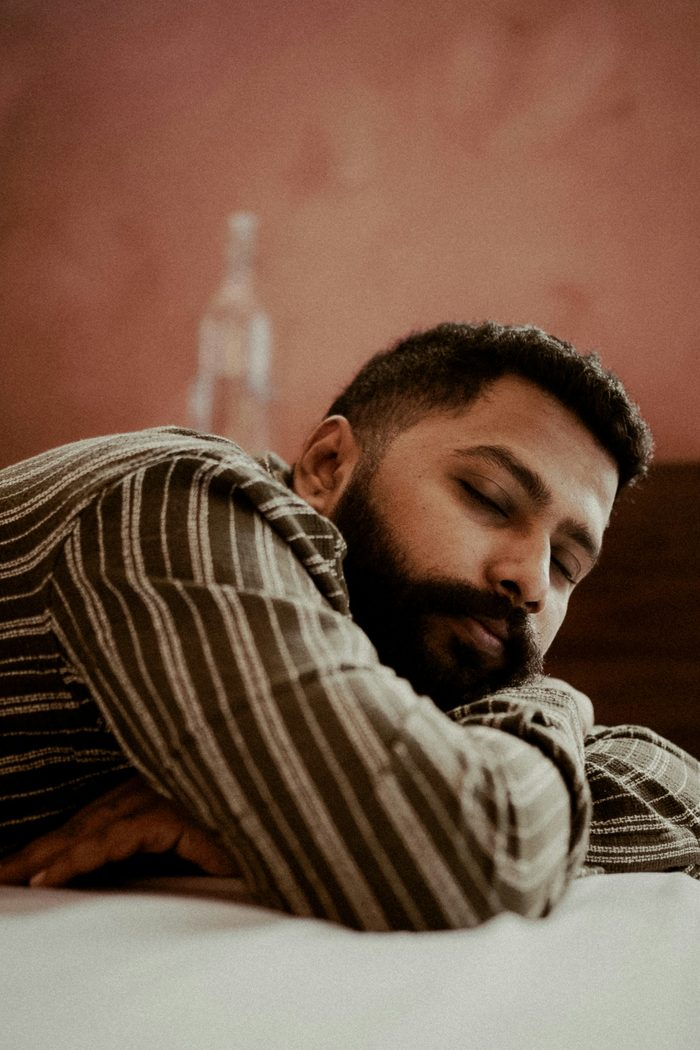
#> input picture img/beneficios/beneficio-sueno.jpg, 700 x 1050 px, given in place of foco.jpg, which was not available
$ python build_beneficios.py
#> lines starting #> are read from the running program, lines starting #| are printed output that depends on the picture; pictures that were not available may be replaced by others from this repository, and a replacement may not be noted
# -*- coding: utf-8 -*-
"""Genera las 5 fotos de la sección "Elegí por beneficio" con el grade de marca.

EL TRATAMIENTO SE HORNEA EN EL ARCHIVO, no se hace por CSS: los filtros CSS no
dan este control (split toning por luminancia) y costarían render en mobile.
Si se cambia una foto hay que volver a pasarla por acá o va a desentonar con
las otras cuatro — que es exactamente el problema que este script resuelve.

El grade son tres operaciones, en este orden:
  1. desatura PARCIAL (sat=0.40) — a cero vira a sepia y parece filtro viejo
  2. split toning: sombras al petróleo de marca, luces a crema
  3. curva S suave para que no quede lavado

Uso:  python build_beneficios.py <carpeta-con-los-originales>
"""
import os
import sys
import numpy as np
from PIL import Image

W, H = 800, 1066          # 3:4 — la foto es una ventana, no ocupa el card entero
Q = 82
SAT = 0.40
TINT = 0.30
CONTRASTE = 0.12
SOMBRA = (18, 46, 52)     # petróleo levantado
LUZ = (245, 232, 208)     # crema

# (origen, salida, anchor_x, anchor_y) — elegidos mirando cada foto entera:
# el recorte centrado deja la gota alta y mete el vilano abajo del texto.
PICK = [
    ("foco",     "beneficio-foco.jpg",     .45, .55),
    ("calma",    "beneficio-calma.jpg",    .50, .50),
    ("energia",  "beneficio-energia.jpg",  .50, .30),
    ("descanso", "beneficio-descanso.jpg", .40, .55),
    ("piel",     "beneficio-piel.jpg",     .50, .50),
]


def grade(im):
    a = np.asarray(im).astype(np.float32) / 255.0
    lum = (a[..., 0] * .2126 + a[..., 1] * .7152 + a[..., 2] * .0722)[..., None]
    a = lum + (a - lum) * SAT
    s = np.array(SOMBRA, np.float32) / 255.0
    l = np.array(LUZ, np.float32) / 255.0
    a = a * (1 - TINT) + (s + (l - s) * lum) * TINT
    a = np.clip(a, 0, 1)
    a = a + CONTRASTE * (a - 0.5) * (1 - np.abs(a - 0.5) * 2)
    return Image.fromarray((np.clip(a, 0, 1) * 255).astype(np.uint8))


def main(src):
#> called with src = '.'
    dst = os.path.join(os.path.dirname(os.path.abspath(__file__)), "img", "beneficios")
    os.makedirs(dst, exist_ok=True)
    total = 0
    for name, out, ax, ay in PICK:
        im = Image.open(os.path.join(src, name + ".jpg")).convert("RGB")
#> im is the input picture: PIL image 700x1050 RGB; mean R, G, B 118, 88.6, 71.6
        sc = max(W / im.width, H / im.height)
#> sc = 1.14
        nw, nh = int(im.width * sc + 1), int(im.height * sc + 1)
#> nw = 801; nh = 1201
        im = im.resize((nw, nh), Image.LANCZOS)
#> im: PIL image 801x1201 RGB
        x = max(0, min(nw - W, int((nw - W) * ax)))
#> x = 0
        y = max(0, min(nh - H, int((nh - H) * ay)))
#> y = 74
        im = grade(im.crop((x, y, x + W, y + H)))
#> in grade, `a = np.asarray(im).astype(np.float32) / 255.0`:
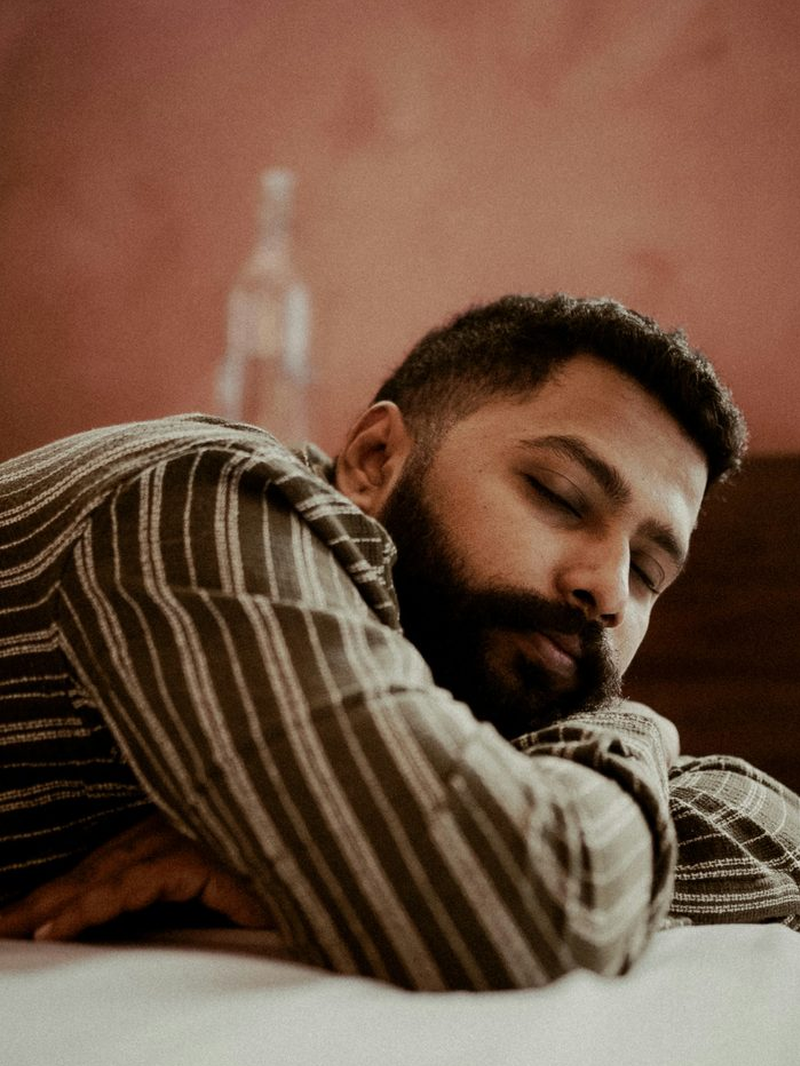
#> a: shape (1066, 800, 3) float32; mean R, G, B 0.443, 0.328, 0.26
#> in grade, `lum = (a[..., 0] * .2126 + a[..., 1] * .7152 + a[..., 2] * .0722)[...,..`:
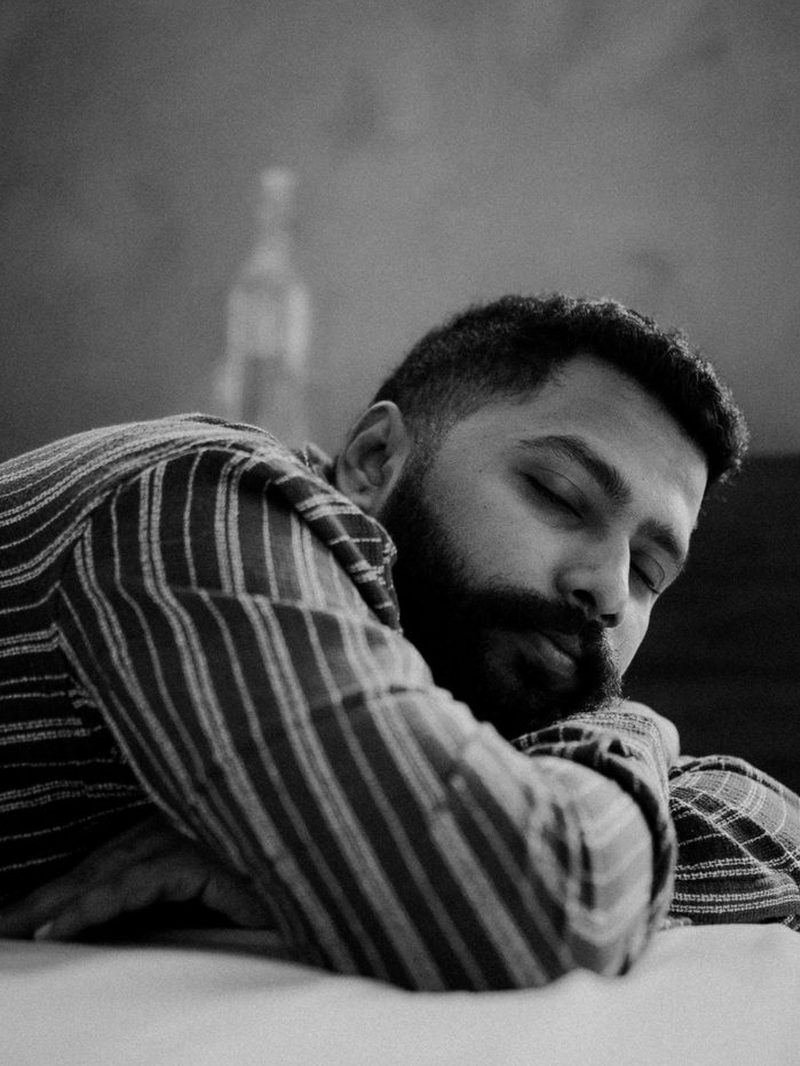
#> lum: shape (1066, 800, 1) float32; min 0, max 0.877, mean 0.347
        p = os.path.join(dst, out)
        im.save(p, "JPEG", quality=Q, optimize=True, progressive=True)
        kb = os.path.getsize(p) / 1024
        total += kb
        print(f"{out:26s} {W}x{H}  {kb:6.1f} KB")
#> pass 2 of the loop in main, `for name, out, ax, ay in PICK:`:
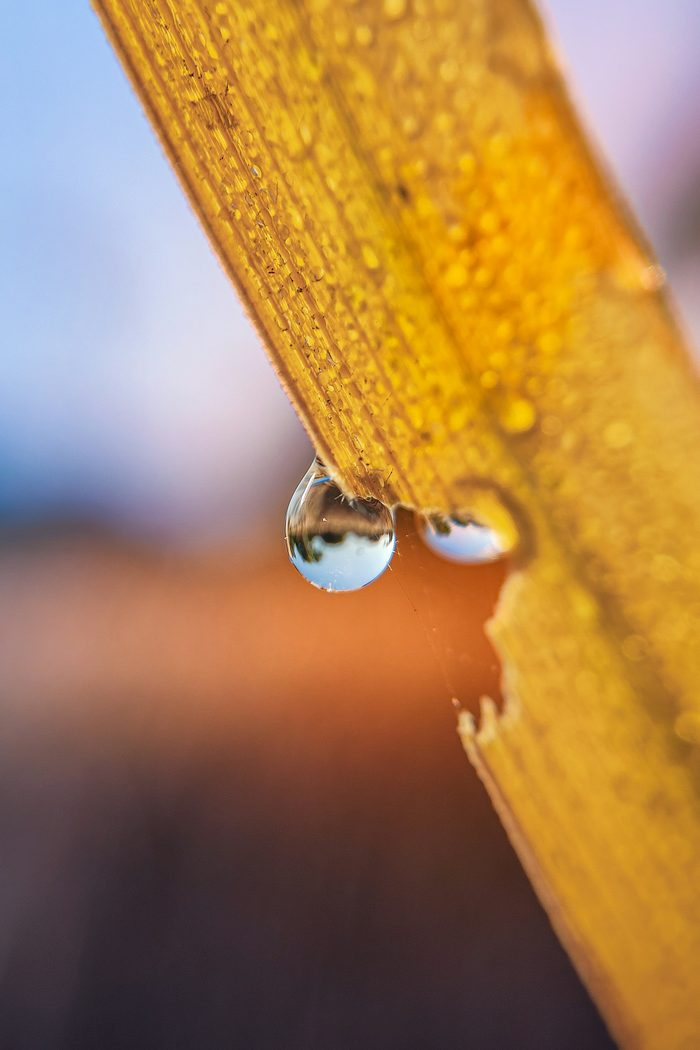
#> input picture img/beneficios/beneficio-foco.jpg, 700 x 1050 px, given in place of calma.jpg, which was not available
#> in main, im is the input picture: PIL image 700x1050 RGB; mean R, G, B 168.2, 127.7, 81.8
#> im: PIL image 801x1201 RGB
#> in grade (call 2), `lum = (a[..., 0] * .2126 + a[..., 1] * .7152 + a[..., 2] * .0722)[...,..`:
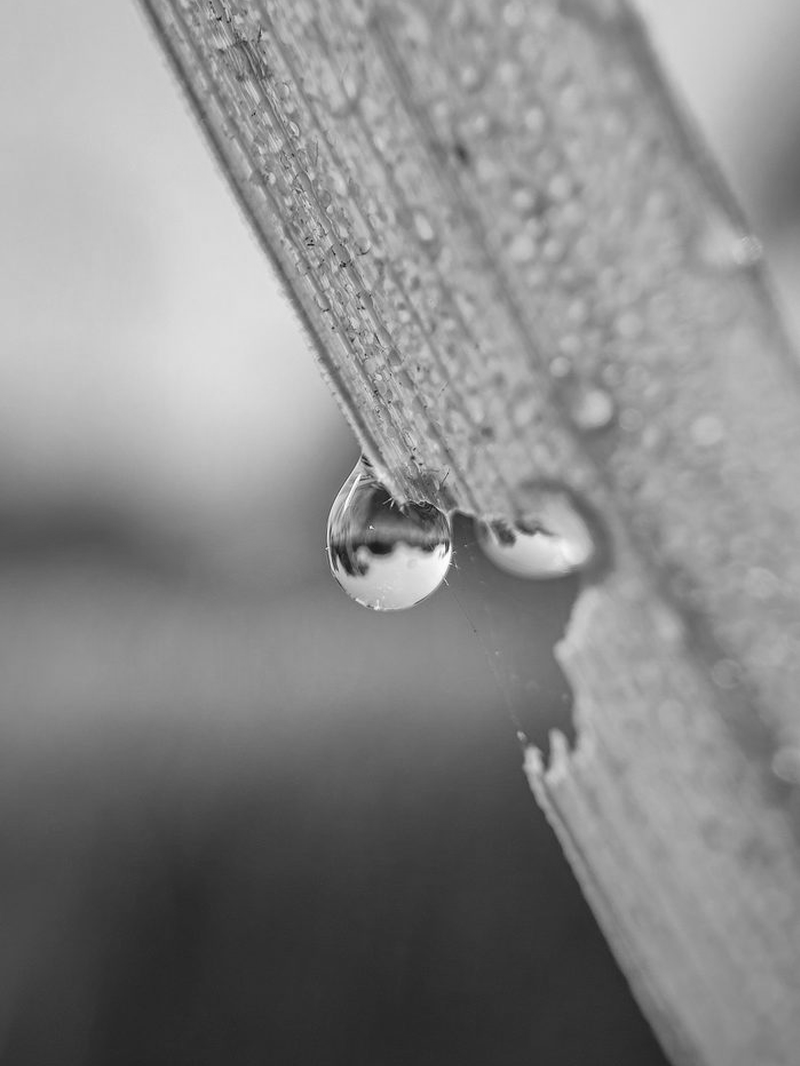
#> lum: shape (1066, 800, 1) float32; min 0.0583, max 1, mean 0.533
#> in grade (call 2), `a = lum + (a - lum) * SAT`:
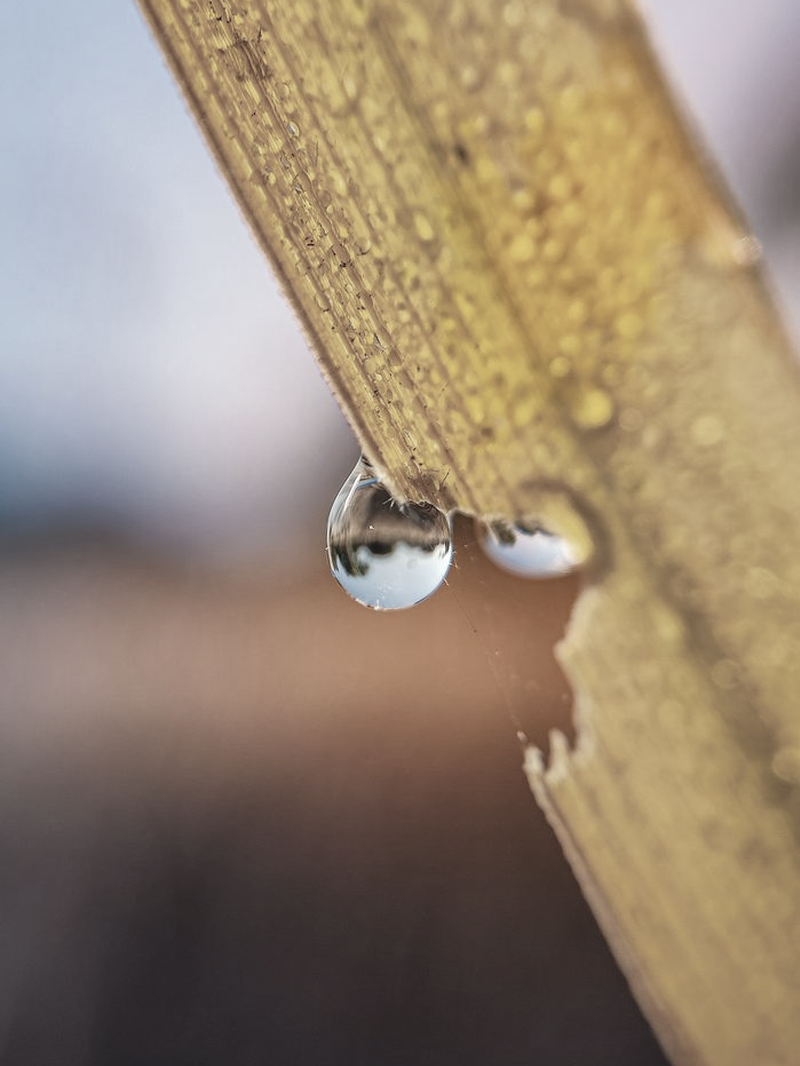
#> a: shape (1066, 800, 3) float32; mean R, G, B 0.591, 0.524, 0.448
    print(f"{'TOTAL':26s}            {total:6.1f} KB")


if __name__ == "__main__":
#> (the run stopped early here; a loop or call above may not have finished)
